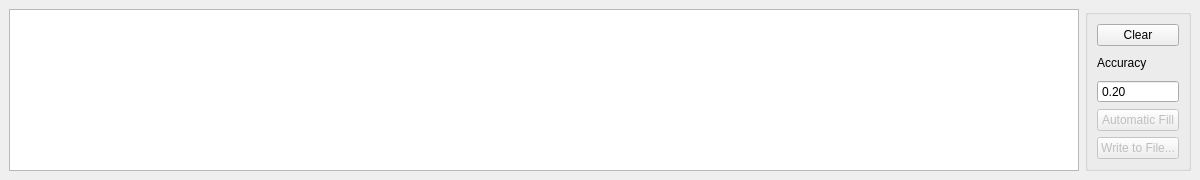
<?xml version="1.0" encoding="UTF-8"?>
<ui version="4.0">
 <class>DockWidget_MassTabViewer</class>
 <widget class="QDockWidget" name="DockWidget_MassTabViewer">
  <property name="geometry">
   <rect>
    <x>0</x>
    <y>0</y>
    <width>1200</width>
    <height>180</height>
   </rect>
  </property>
  <property name="minimumSize">
   <size>
    <width>800</width>
    <height>180</height>
   </size>
  </property>
  <property name="maximumSize">
   <size>
    <width>1200</width>
    <height>200</height>
   </size>
  </property>
  <property name="features">
   <set>QDockWidget::DockWidgetFloatable|QDockWidget::DockWidgetMovable</set>
  </property>
  <property name="allowedAreas">
   <set>Qt::BottomDockWidgetArea|Qt::TopDockWidgetArea</set>
  </property>
  <property name="windowTitle">
   <string>MassTab Viewer</string>
  </property>
  <widget class="QWidget" name="dockWidgetContents">
   <layout class="QHBoxLayout" name="horizontalLayout">
    <item>
     <widget class="QPlainTextEdit" name="plainTextEdit_Viewer">
      <property name="styleSheet">
       <string notr="true">font: 8pt &quot;Courier&quot;;</string>
      </property>
      <property name="horizontalScrollBarPolicy">
       <enum>Qt::ScrollBarAsNeeded</enum>
      </property>
      <property name="lineWrapMode">
       <enum>QPlainTextEdit::NoWrap</enum>
      </property>
     </widget>
    </item>
    <item>
     <widget class="QGroupBox" name="groupBox">
      <property name="title">
       <string/>
      </property>
      <layout class="QVBoxLayout" name="verticalLayout">
       <item>
        <widget class="QPushButton" name="pushButton_Clear">
         <property name="text">
          <string>Clear</string>
         </property>
        </widget>
       </item>
       <item>
        <widget class="QLabel" name="label_Accuracy">
         <property name="text">
          <string>Accuracy</string>
         </property>
        </widget>
       </item>
       <item>
        <widget class="QDoubleSpinBox" name="doubleSpinBox_Accuracy">
         <property name="layoutDirection">
          <enum>Qt::LeftToRight</enum>
         </property>
         <property name="locale">
          <locale language="English" country="UnitedStates"/>
         </property>
         <property name="buttonSymbols">
          <enum>QAbstractSpinBox::NoButtons</enum>
         </property>
         <property name="maximum">
          <double>1.000000000000000</double>
         </property>
         <property name="singleStep">
          <double>0.100000000000000</double>
         </property>
         <property name="value">
          <double>0.200000000000000</double>
         </property>
        </widget>
       </item>
       <item>
        <widget class="QPushButton" name="pushButton_Automatic">
         <property name="enabled">
          <bool>false</bool>
         </property>
         <property name="text">
          <string>Automatic Fill</string>
         </property>
        </widget>
       </item>
       <item>
        <widget class="QPushButton" name="pushButton_Write">
         <property name="enabled">
          <bool>false</bool>
         </property>
         <property name="text">
          <string>Write to File...</string>
         </property>
        </widget>
       </item>
      </layout>
     </widget>
    </item>
   </layout>
  </widget>
 </widget>
 <resources/>
 <connections/>
</ui>
